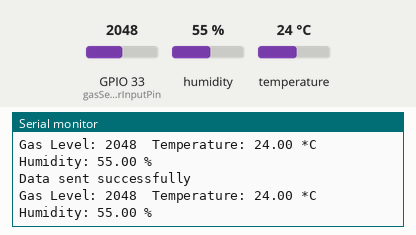
A sketch run on a simulated ESP32. Parts: the last lines printed to the serial monitor. Inputs (shaded band) come from the test bench; at power-on: humidity 55 %, GPIO 33 (gasSensorInputPin) = 2048, temperature 24 °C.

Above: at 1.8 s.
1.9 s: humidity set to 22 %
At 2.8 s:
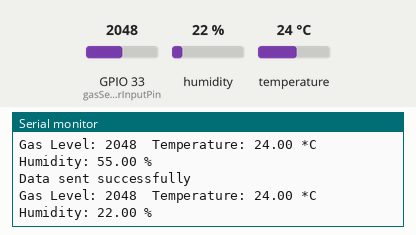
3.4 s: GPIO 33 (gasSensorInputPin) set to 2866
At 4.7 s:
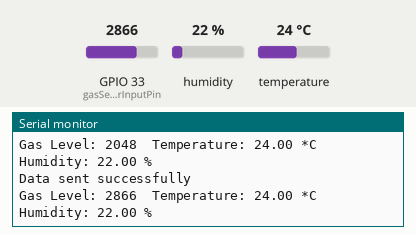
4.9 s: temperature set to 12 °C
At 5.8 s:
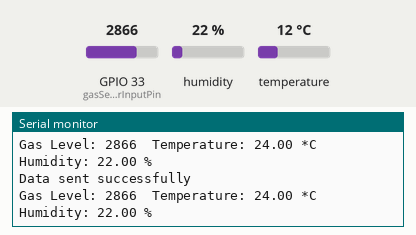
6.4 s: GPIO 33 (gasSensorInputPin) set to 3603
At 7.7 s:
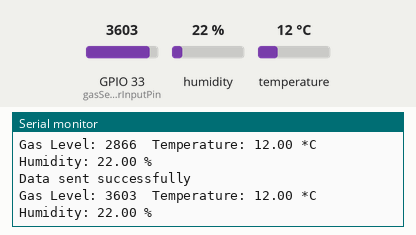
7.9 s: humidity set to 40 %
At 8.9 s:
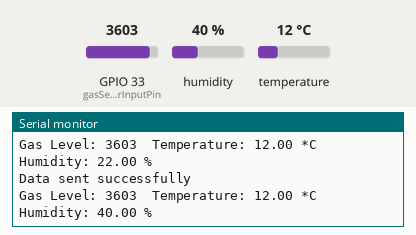
Timing chart, 0 to 10.4 s (numbered marks = the images above; inputs shaded):
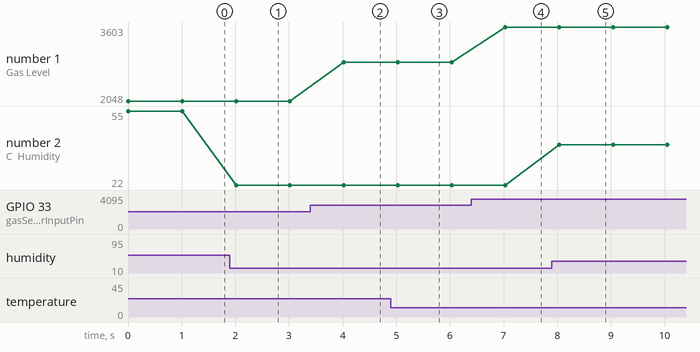

The sketch:

Slave_2.ino
```cpp
#include <Arduino.h>
#include <esp_now.h>
#include <WiFi.h>
#include "DHT.h"

// Define pins and constants
#define gasSensorInputPin 33
#define DHTPIN 32
#define DHTTYPE DHT22

DHT dht(DHTPIN, DHTTYPE);

// Structure to send data
typedef struct {
  int gasLevel;
  float temperature;
  float humidity;
} SensorData;

SensorData dataToSend;

// Master ESP32 MAC address
uint8_t masterAddress[] = {0x2C, 0xBC, 0xBB, 0x0D, 0xE3, 0x9C};

void setup() {
  Serial.begin(115200);

  // Initialize gas sensor pin
  pinMode(gasSensorInputPin, INPUT);

  // Initialize DHT sensor
  dht.begin();

  // Initialize Wi-Fi in station mode
  WiFi.mode(WIFI_STA);

  // Initialize ESP-NOW
  if (esp_now_init() != ESP_OK) {
    Serial.println("Error initializing ESP-NOW");
    return;
  }

  Serial.println("ESP-NOW Initialized");

  // Register peer (master ESP32 address)
  esp_now_peer_info_t peerInfo;
  memcpy(peerInfo.peer_addr, masterAddress, 6);
  peerInfo.channel = 0;
  peerInfo.encrypt = false;

  if (esp_now_add_peer(&peerInfo) != ESP_OK) {
    Serial.println("Failed to add peer");
    return;
  }

  Serial.println("Master peer added successfully");
}

void loop() {
  // Read gas sensor value
  dataToSend.gasLevel = analogRead(gasSensorInputPin);

  // Read temperature and humidity
  dataToSend.humidity = dht.readHumidity();
  dataToSend.temperature = dht.readTemperature();

  // Send data via ESP-NOW
  esp_err_t result = esp_now_send(masterAddress, (uint8_t *)&dataToSend, sizeof(dataToSend));
  if (result == ESP_OK) {
    Serial.println("Data sent successfully");
  } else {
    Serial.println("Error sending data");
  }

  // Debug print
  Serial.print("Gas Level: ");
  Serial.print(dataToSend.gasLevel);
  Serial.print("\tTemperature: ");
  Serial.print(dataToSend.temperature);
  Serial.print(" *C\tHumidity: ");
  Serial.print(dataToSend.humidity);
  Serial.println(" %");

  delay(1000);
}
```

Measured:
- after the input at 1.9 s, the serial monitor: prints a new line after 0.12 s (image 1)
- after the input at 3.4 s, the serial monitor: prints a new line after 0.62 s (image 2)
- after the input at 6.4 s, the serial monitor: prints a new line after 0.64 s (image 4)
- after the input at 7.9 s, the serial monitor: prints a new line after 0.14 s (image 5)
- plotted number 1: 2048 → 2866 after the input at 3.4 s, 2866 → 3603 after the input at 6.4 s
- plotted number 2: 55 → 22 after the input at 1.9 s, 22 → 40 after the input at 7.9 s
